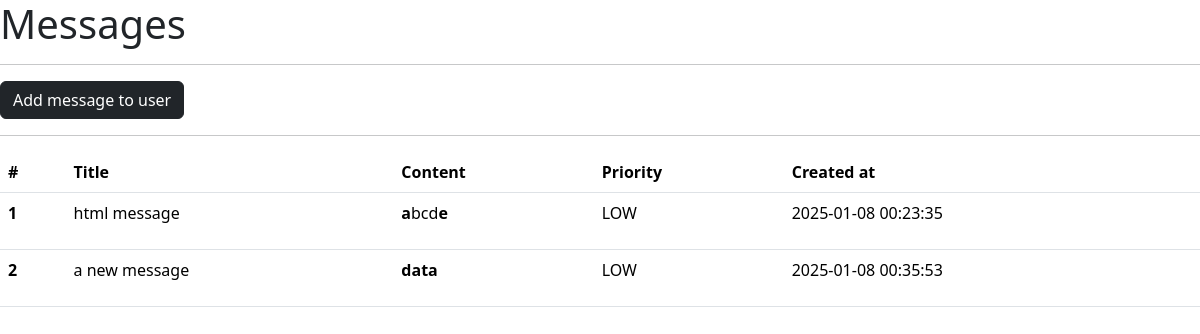
Screenshot of /users/1/messages/ with the database file from the repository.
### main.py (models this page shows, shortened)
class Message(db.Model):
    __tablename__ = "messages"
    id = db.Column(db.Integer, primary_key=True, autoincrement=True)
    title = db.Column(db.String(50))
    content = db.Column(db.Text)
    priority = db.Column(db.String(10)) # LOW,HIGH
    created_at = db.Column(db.DateTime(timezone=True), server_default=func.now())
    user_id = db.Column(db.Integer, db.ForeignKey("users.id"))
    user = db.relationship("User", backref="user")

### main.py (the view)
@app.route("/users/<user_id>/messages/")
def messages_by_user(user_id):
    user = User.query.get_or_404(user_id)
    messages = Message.query.filter_by(user = user).all()
    return render_template("users-messages.html", user=user, messages=messages)

### templates/users-messages.html (shortened to what this page needs)
{% extends 'base.html' %}
{% block body %}
<h1>Messages</h1>
<hr>
<a href="{{ url_for('add_message_to_user', user_id=user.id) }}" class="btn btn-dark">Add message to user</a>
<hr>
<table class="table">
    <thead>
      <tr>
        <th scope="col">#</th>
        <th scope="col">Title</th>
        <th scope="col">Content</th>
        <th scope="col">Priority</th>
        <th scope="col">Created at</th>
      </tr>
    </thead>
    <tbody>
      {% for item in messages %}
      <tr>
        <th scope="row">{{ item.id }}</th>
        <td>{{ item.title }}</td>
        <td>{{ item.content|safe }}</td>
        <td>{{ item.priority }}</td>
        <td>{{ item.created_at.strftime('%Y-%m-%d %H:%M:%S') }}</td>
      </tr>
      {% endfor %}
    </tbody>
  </table>
{% endblock %}

### rows the page displays
Message: id "1", title "html message", content "a bcd e", priority "LOW", created_at "2025-01-08 00:23:35"
Message: id "2", title "a new message", content "data", priority "LOW", created_at "2025-01-08 00:35:53"
